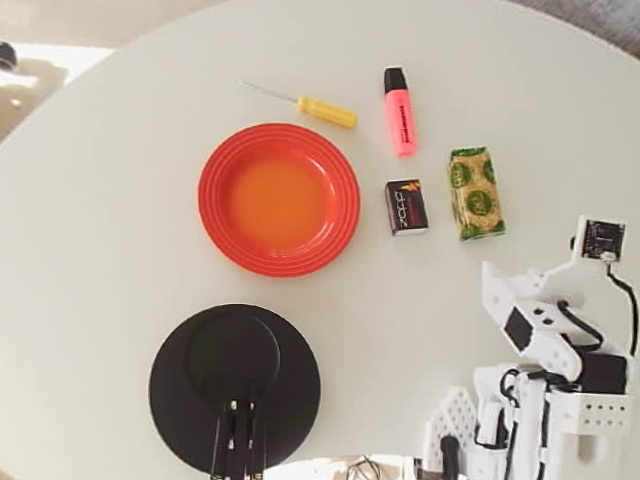
#> input picture src/tests/fixtures/red_plate_near_camera.jpg, 640 x 480 px
$ python -i plate_detection.py   (imports and definitions only)
#> lines starting #> are read from the running program, lines starting #| are printed output that depends on the picture; after the words box and inside, x2 and y2 are one past the last pixel; in counts of white or black regions, pixels touching at a corner belong together
#> further down, picture is the input picture: shape (480, 640, 3); mean B, G, R 162.2, 173.6, 189.2
"""Colour/ellipse fallback for the yellow plate when interior features change."""
import cv2,numpy as np


def ellipses(image,color="yellow"):
#> called with color = 'yellow'
    hsv=cv2.cvtColor(image,cv2.COLOR_BGR2HSV)
#> hsv: shape (480, 640, 3); mean H, S, V 26.5, 38.2, 189.3
    if color=='red':
        mask=(((hsv[:,:,0]<=15)|(hsv[:,:,0]>=165))&(hsv[:,:,1]>=80)&(hsv[:,:,2]>=100)).astype(np.uint8)*255
    else:mask=((hsv[:,:,0]>=10)&(hsv[:,:,0]<=35)&(hsv[:,:,1]>=190)&(hsv[:,:,2]>=140)).astype(np.uint8)*255
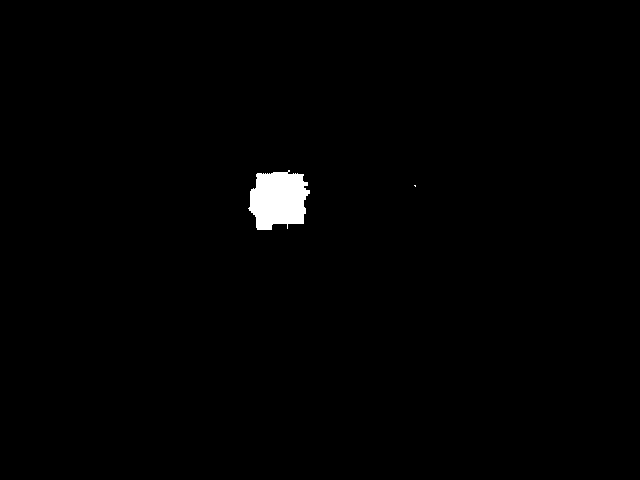
#> mask: shape (480, 640); 0.9% white; 2 white regions (1 under 20 px), largest, box (x1, y1, x2, y2) and area: (248, 170, 310, 230) 2769
    mask[:70]=0;mask[410:]=0
    mask=cv2.morphologyEx(mask,cv2.MORPH_CLOSE,np.ones((9,9),np.uint8))
#> mask: shape (480, 640); 0.92% white; 2 white regions (1 under 20 px)
    contours,_=cv2.findContours(mask,cv2.RETR_EXTERNAL,cv2.CHAIN_APPROX_SIMPLE)
#> contours = 2 contours, 1 with area under 20; largest, box (x1, y1, x2, y2) and area: (248, 170, 310, 230) 2704
    output=[]
    for c in contours:
        if len(c)<5 or cv2.contourArea(c)<2500:continue
        # The deposited object can cut a hole in the colour mask or cover a
        # section of rim. Fit the exterior hull, not the object's inner edges.
        hull=cv2.convexHull(c)
        if len(hull)<5 or not 7000<cv2.contourArea(hull)<26000:continue
        center,axes,angle=cv2.fitEllipse(hull)
        if min(axes)<90 or max(axes)>210 or max(axes)/min(axes)>1.5:continue
        if cv2.contourArea(hull)/(np.pi*np.prod(axes)/4)<.85:continue
        x,y,w,h=cv2.boundingRect(c)
        if x<3 or y<=70 or x+w>image.shape[1]-3 or y+h>=410:continue
        theta=np.deg2rad(angle);r=np.array([[np.cos(theta),-np.sin(theta)],[np.sin(theta),np.cos(theta)]])
        basis=r@np.diag(np.asarray(axes)/2)
        normalized=(hull.reshape(-1,2)-np.asarray(center))@np.linalg.inv(basis).T
        on_rim=np.abs(np.linalg.norm(normalized,axis=1)-1)<.10
        angles=np.sort(np.mod(np.arctan2(normalized[on_rim,1],normalized[on_rim,0]),2*np.pi))
        if len(angles)<8:continue
        gap=max(np.diff(np.r_[angles,angles[0]+2*np.pi]))
        if gap>np.deg2rad(140):continue
        output.append((np.asarray(center),basis))
#> this loop made 2 passes
#> c on pass 1: [[414, 185], [415, 186], [415, 185]]
#> after the loop, output = []
    return output


def locate_coloured_plate(image,frame,polygon,color="yellow"):
    refs=ellipses(image,color);current=ellipses(frame,color)
    if len(current)!=1:return None
    refs=[r for r in refs if np.linalg.norm(r[0]-polygon.mean(axis=0))<35]
    if len(refs)!=1:return None
    origin,basis=refs[0];center,new_basis=current[0]
    transform=new_basis@np.linalg.inv(basis)
    # Perspective changes pixel size across the table. This is only a coarse
    # image gate; measure_basket validates the calibrated physical dimensions.
    if not .60<np.sqrt(abs(np.linalg.det(transform)))<1.60:return None
    result=(polygon-origin)@transform.T+center
    return result,{'method':f'Fresh visible {color} rim arcs; deposited-object interior excluded','center_pixels':center.tolist()}

>>> import cv2
>>> picture = cv2.imread('tests/fixtures/red_plate_near_camera.jpg')
>>> result = ellipses(picture)
#> result = []
